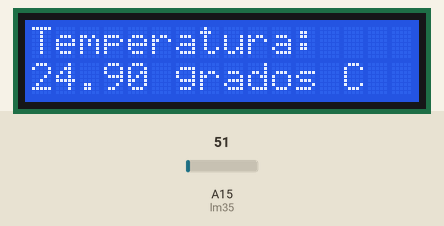
This sketch was run on a simulated Arduino Mega 2560, built with avr-gcc and run on an emulated ATmega2560. Shown: 16×2 character LCD. Inputs (shaded band) come from the test bench; at power-on: A15 (lm35) = 51.

Above: at 1.2 s.
1.3 s: A15 (lm35) set to 61
At 1.7 s:
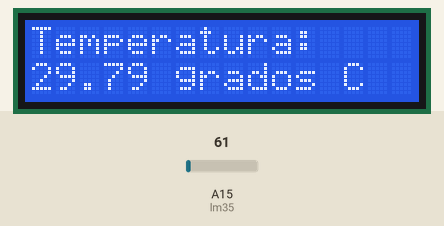
2.8 s: A15 (lm35) set to 71
At 4.1 s:
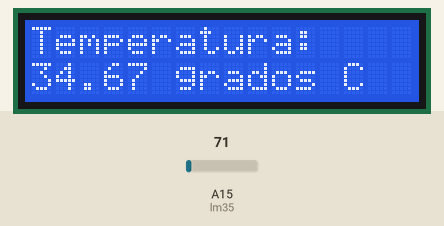
4.4 s: A15 (lm35) set to 86
At 5.0 s:
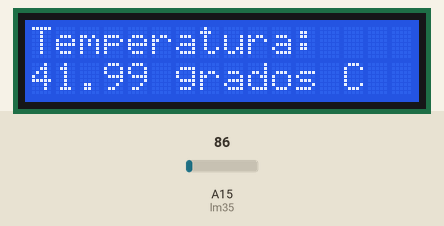
Timing chart, 0 to 7.4 s (numbered marks = the images above; inputs shaded):
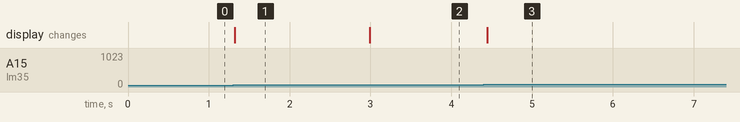

Measured:
- after the input at 1.3 s, the display: changes at once (image 1)
- after the input at 2.8 s, the display: changes after 0.19 s (image 2)
- after the input at 4.4 s, the display: changes after 0.05 s (image 3)

The sketch:

4_2_testfalsosoftieneelbueno_.ino
```cpp
#include <LiquidCrystal.h>

float temperatura;
float lm35 = A15;
LiquidCrystal lcd(12, 11, 5, 4, 3, 2);

void setup() {
 lcd.begin(16,2);
}

void loop() {
 temperatura = analogRead(lm35);
 temperatura = (temperatura * 5/ 1024) / 0.01;
 lcd.clear();
 lcd.home();
 lcd.print("Temperatura:");
 lcd.setCursor(0,1);
 lcd.print(temperatura);
 lcd.print(" grados C");
 delay(200);
}
```
